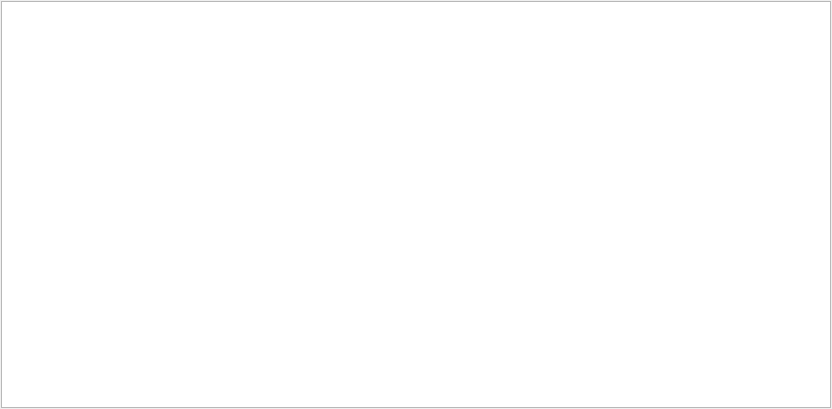
<?xml version="1.0" encoding="UTF-8"?>
<ui version="4.0">
 <class>SysVariable</class>
 <widget class="QWidget" name="SysVariable">
  <property name="geometry">
   <rect>
    <x>0</x>
    <y>0</y>
    <width>832</width>
    <height>409</height>
   </rect>
  </property>
  <property name="minimumSize">
   <size>
    <width>600</width>
    <height>400</height>
   </size>
  </property>
  <property name="font">
   <font>
    <pointsize>12</pointsize>
   </font>
  </property>
  <property name="windowTitle">
   <string>系统变量管理</string>
  </property>
  <property name="windowIcon">
   <iconset resource="../DrawApplication/images.qrc">
    <normaloff>:/images/pm_var.png</normaloff>:/images/pm_var.png</iconset>
  </property>
  <layout class="QVBoxLayout" name="verticalLayout">
   <property name="spacing">
    <number>1</number>
   </property>
   <property name="leftMargin">
    <number>1</number>
   </property>
   <property name="topMargin">
    <number>1</number>
   </property>
   <property name="rightMargin">
    <number>1</number>
   </property>
   <property name="bottomMargin">
    <number>1</number>
   </property>
   <item>
    <widget class="QTableView" name="SysVariableManagerTableView">
     <property name="font">
      <font>
       <pointsize>10</pointsize>
      </font>
     </property>
    </widget>
   </item>
  </layout>
 </widget>
 <resources>
  <include location="../DrawApplication/images.qrc"/>
 </resources>
 <connections/>
</ui>
